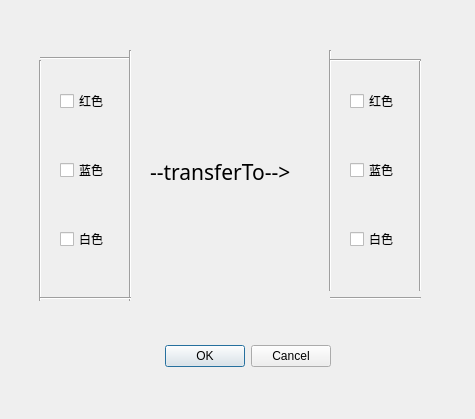
<?xml version="1.0" encoding="UTF-8"?>
<ui version="4.0">
 <class>Dialog</class>
 <widget class="QDialog" name="Dialog">
  <property name="geometry">
   <rect>
    <x>0</x>
    <y>0</y>
    <width>475</width>
    <height>419</height>
   </rect>
  </property>
  <property name="windowTitle">
   <string>颜色变化</string>
  </property>
  <widget class="QDialogButtonBox" name="buttonBox">
   <property name="geometry">
    <rect>
     <x>-10</x>
     <y>340</y>
     <width>341</width>
     <height>32</height>
    </rect>
   </property>
   <property name="orientation">
    <enum>Qt::Horizontal</enum>
   </property>
   <property name="standardButtons">
    <set>QDialogButtonBox::Cancel|QDialogButtonBox::Ok</set>
   </property>
  </widget>
  <widget class="Line" name="line">
   <property name="geometry">
    <rect>
     <x>30</x>
     <y>60</y>
     <width>20</width>
     <height>241</height>
    </rect>
   </property>
   <property name="orientation">
    <enum>Qt::Vertical</enum>
   </property>
  </widget>
  <widget class="Line" name="line_2">
   <property name="geometry">
    <rect>
     <x>40</x>
     <y>50</y>
     <width>91</width>
     <height>16</height>
    </rect>
   </property>
   <property name="orientation">
    <enum>Qt::Horizontal</enum>
   </property>
  </widget>
  <widget class="Line" name="line_3">
   <property name="geometry">
    <rect>
     <x>120</x>
     <y>50</y>
     <width>20</width>
     <height>251</height>
    </rect>
   </property>
   <property name="orientation">
    <enum>Qt::Vertical</enum>
   </property>
  </widget>
  <widget class="Line" name="line_4">
   <property name="geometry">
    <rect>
     <x>40</x>
     <y>290</y>
     <width>91</width>
     <height>16</height>
    </rect>
   </property>
   <property name="orientation">
    <enum>Qt::Horizontal</enum>
   </property>
  </widget>
  <widget class="Line" name="line_5">
   <property name="geometry">
    <rect>
     <x>320</x>
     <y>50</y>
     <width>20</width>
     <height>241</height>
    </rect>
   </property>
   <property name="orientation">
    <enum>Qt::Vertical</enum>
   </property>
  </widget>
  <widget class="Line" name="line_6">
   <property name="geometry">
    <rect>
     <x>400</x>
     <y>60</y>
     <width>41</width>
     <height>231</height>
    </rect>
   </property>
   <property name="orientation">
    <enum>Qt::Vertical</enum>
   </property>
  </widget>
  <widget class="Line" name="line_7">
   <property name="geometry">
    <rect>
     <x>330</x>
     <y>50</y>
     <width>91</width>
     <height>20</height>
    </rect>
   </property>
   <property name="orientation">
    <enum>Qt::Horizontal</enum>
   </property>
  </widget>
  <widget class="Line" name="line_8">
   <property name="geometry">
    <rect>
     <x>330</x>
     <y>290</y>
     <width>91</width>
     <height>16</height>
    </rect>
   </property>
   <property name="orientation">
    <enum>Qt::Horizontal</enum>
   </property>
  </widget>
  <widget class="QWidget" name="">
   <property name="geometry">
    <rect>
     <x>60</x>
     <y>50</y>
     <width>191</width>
     <height>241</height>
    </rect>
   </property>
   <layout class="QVBoxLayout" name="verticalLayout">
    <item>
     <widget class="QCheckBox" name="checkBox">
      <property name="text">
       <string>红色</string>
      </property>
     </widget>
    </item>
    <item>
     <widget class="QCheckBox" name="checkBox_2">
      <property name="text">
       <string>蓝色</string>
      </property>
     </widget>
    </item>
    <item>
     <widget class="QCheckBox" name="checkBox_3">
      <property name="text">
       <string>白色</string>
      </property>
     </widget>
    </item>
   </layout>
  </widget>
  <widget class="QWidget" name="">
   <property name="geometry">
    <rect>
     <x>350</x>
     <y>50</y>
     <width>191</width>
     <height>241</height>
    </rect>
   </property>
   <layout class="QVBoxLayout" name="verticalLayout_2">
    <item>
     <widget class="QCheckBox" name="checkBox_4">
      <property name="text">
       <string>红色</string>
      </property>
     </widget>
    </item>
    <item>
     <widget class="QCheckBox" name="checkBox_5">
      <property name="text">
       <string>蓝色</string>
      </property>
     </widget>
    </item>
    <item>
     <widget class="QCheckBox" name="checkBox_6">
      <property name="text">
       <string>白色</string>
      </property>
     </widget>
    </item>
   </layout>
  </widget>
  <widget class="QLabel" name="label">
   <property name="geometry">
    <rect>
     <x>150</x>
     <y>160</y>
     <width>221</width>
     <height>24</height>
    </rect>
   </property>
   <property name="font">
    <font>
     <family>Agency FB</family>
     <pointsize>16</pointsize>
    </font>
   </property>
   <property name="text">
    <string>--transferTo--&gt;</string>
   </property>
  </widget>
  <zorder>buttonBox</zorder>
  <zorder>checkBox</zorder>
  <zorder>checkBox_2</zorder>
  <zorder>checkBox_3</zorder>
  <zorder>layoutWidget</zorder>
  <zorder>line</zorder>
  <zorder>line_2</zorder>
  <zorder>line_3</zorder>
  <zorder>line_4</zorder>
  <zorder>line_5</zorder>
  <zorder>line_6</zorder>
  <zorder>line_7</zorder>
  <zorder>line_8</zorder>
  <zorder>label</zorder>
 </widget>
 <resources/>
 <connections>
  <connection>
   <sender>buttonBox</sender>
   <signal>accepted()</signal>
   <receiver>Dialog</receiver>
   <slot>accept()</slot>
   <hints>
    <hint type="sourcelabel">
     <x>248</x>
     <y>254</y>
    </hint>
    <hint type="destinationlabel">
     <x>157</x>
     <y>274</y>
    </hint>
   </hints>
  </connection>
  <connection>
   <sender>buttonBox</sender>
   <signal>rejected()</signal>
   <receiver>Dialog</receiver>
   <slot>reject()</slot>
   <hints>
    <hint type="sourcelabel">
     <x>316</x>
     <y>260</y>
    </hint>
    <hint type="destinationlabel">
     <x>286</x>
     <y>274</y>
    </hint>
   </hints>
  </connection>
 </connections>
</ui>
